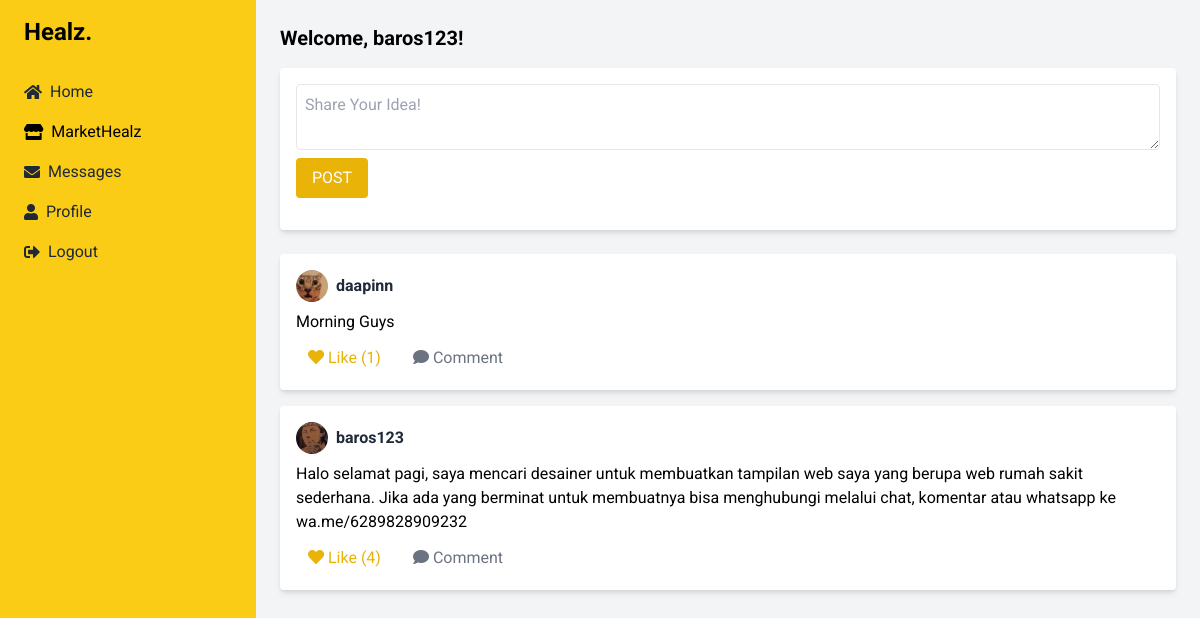
/dashboard.php (signed in), run on the app's committed database.
### tables this page shows
CREATE TABLE `posts` (
  `id` int(11) NOT NULL,
  `user_id` int(11) NOT NULL,
  `content` text NOT NULL,
  `image` varchar(255) DEFAULT NULL,
  `created_at` timestamp NOT NULL DEFAULT CURRENT_TIMESTAMP
);

CREATE TABLE `users` (
  `id` int(11) NOT NULL,
  `username` varchar(50) NOT NULL,
  `email` varchar(100) NOT NULL,
  `password` varchar(255) NOT NULL,
  `profile_picture` varchar(255) DEFAULT NULL,
  `latitude` double DEFAULT NULL,
  `longitude` double DEFAULT NULL
);

### classes/Database.php (called while the page is built, shortened)
<?php
class Database {
    public $host = "localhost";
    public $user = "root";
    public $password = "";
    public $dbname = "healz_db";
    public $conn;
    public function __construct() {
        $this->conn = new mysqli($this->host, $this->user, $this->password, $this->dbname);
    }
    public function getConnection() {
        return $this->conn;
    }
}
?>

### classes/Post.php (called while the page is built, shortened)
<?php
require_once 'Database.php';
require_once 'Like.php';
class Post {
    private $conn;
    private $like;
    public function __construct() {
        $database = new Database();
        $this->conn = $database->getConnection();
        $this->like = new Like();
    }
    public function getAllPosts() {
        $sql = "SELECT posts.id, posts.content, posts.image, posts.user_id, users.username
                FROM posts
                JOIN users ON posts.user_id = users.id
                ORDER BY posts.id DESC";
        $result = $this->conn->query($sql);
        $posts = [];
        while ($row = $result->fetch_assoc()) {
            $row['like_count'] = $this->like->getLikeCount($row['id']);
            $row['image'] = $row['image'] ? $row['image'] : null;
            $posts[] = $row;
        }
        return $posts;
    }
}

### classes/Like.php (called while the page is built, shortened)
<?php
require_once 'Database.php';
class Like {
    private $conn;
    public function __construct() {
        $database = new Database();
        $this->conn = $database->getConnection();
    }
public function getLikeCount($postId) {
    $stmt = $this->conn->prepare("SELECT COUNT(*) as like_count FROM likes WHERE post_id = ?");
    $stmt->bind_param("i", $postId);
    $stmt->execute();
    $result = $stmt->get_result();
    $data = $result->fetch_assoc();
    return $data['like_count'];
}
}
?>

### classes/User.php (called while the page is built, shortened)
<?php
require_once 'Database.php';
class User {
    private $conn;
    public function __construct() {
        $database = new Database();
        $this->conn = $database->getConnection();
    }
    public function getUserId() {
        return $_SESSION['user_id'] ?? null;
    }
    public function getUserById($user_id) {
        $stmt = $this->conn->prepare("SELECT * FROM users WHERE id = ?");
        $stmt->bind_param("i", $user_id);
        $stmt->execute();
        $result = $stmt->get_result();
        $user = $result->fetch_assoc();
        return $user;
    }
    public function getProfilePicture($user_id) {
        $stmt = $this->conn->prepare("SELECT profile_picture FROM users WHERE id = ?");
        $stmt->bind_param("i", $user_id);
        $stmt->execute();
        $result = $stmt->get_result();
        $user = $result->fetch_assoc();
        return $user['profile_picture'] ?? 'default_profile.png';
    }
}
?>

### public/dashboard.php (the view, shortened to what this page needs)
<?php
require_once '../classes/Database.php';
require_once '../classes/User.php';
require_once '../classes/Post.php';
require_once '../classes/Like.php';
$user = new User();
$post = new Post();
$like = new Like();
if ($user->isLoggedIn()) {
    $user_id = $user->getUserId();
    $profile_picture = $user->getProfilePicture($user_id);
    $user_data = $user->getUserById($user_id);
} else {
    header('Location: login.php');
}
$posts = $post->getAllPosts();
?>
<!DOCTYPE html>
<html lang="en">
<head>
    <script src="https://cdn.tailwindcss.com"></script>
    <link href="https://cdnjs.cloudflare.com/ajax/libs/font-awesome/5.15.3/css/all.min.css" rel="stylesheet">
</head>
<body class="bg-gray-100">
    <div class="flex">
        <div class="bg-yellow-400 w-64 min-h-screen p-4 hidden md:block">
            <div class="text-2xl font-bold ml-2 mb-8">Healz.</div>
            <nav class="space-y-4">
                <a class="flex items-center ml-2 space-x-2 text-gray-800 hover:text-gray-600" href="dashboard.php">
                    <i class="fas fa-home"></i> <span>Home</span>
                </a>
                <a class="flex items-center ml-2 space-x-2 hover:text-gray-600" href="markethealz.php">
                    <i class="fas fa-store"></i> <span>MarketHealz</span>
                </a>
                <a class="flex items-center ml-2 space-x-2 text-gray-800 hover:text-gray-600" href="messages.php">
                    <i class="fas fa-envelope"></i> <span>Messages</span>
                </a>
                <a class="flex items-center ml-2 space-x-2 text-gray-800 hover:text-gray-600" href="profile.php">
                    <i class="fas fa-user"></i> <span>Profile</span>
                </a>
                <a class="flex items-center ml-2 space-x-2 text-gray-800 hover:text-red-800" href="../actions/logout.php">
                    <i class="fas fa-sign-out-alt"></i> <span>Logout</span>
                </a>
            </nav>
        </div>
        <div class="flex-1 p-6">
            <h2 class="text-xl font-bold mb-4">
                Welcome, <?= isset($_SESSION['username']) ? htmlspecialchars($_SESSION['username']) : 'Guest'; ?>!
            </h2>
            <div class="bg-white p-4 rounded shadow-md mb-4">
                <form id="postForm" enctype="multipart/form-data">
                    <textarea name="content" class="w-full p-2 border rounded" placeholder="Share Your Idea!" required></textarea>
                    <div class="flex items-center justify-between mt-2">
                        <button type="submit" class="bg-yellow-500 text-white px-4 py-2 rounded">POST</button>
                    </div>
                </form>
            </div>
            <div class="container mt-6">
                <?php foreach ($posts as $row): ?>
    <div class="bg-white p-4 rounded shadow-md mb-4">
        <div class="flex items-center space-x-2 mb-2">
            <?php
                $profile_picture = $user->getProfilePicture($row['user_id']);
            ?>
            <img src="../uploads/<?= htmlspecialchars($profile_picture); ?>" alt="User Profile Picture" class="w-8 h-8 rounded-full">
            <span class="font-bold text-gray-800"><?= htmlspecialchars($row['username']); ?></span>
        </div>
        <p><?= htmlspecialchars($row['content']); ?></p>
        <div class="actions mt-2 flex space-x-2">
            <button class="text-yellow-500 px-3 py-1 rounded like-btn" data-postid="<?= $row['id']; ?>">
                <i class="fas fa-heart"></i> Like (<span id="like-count-<?= $row['id']; ?>"><?= $like->getLikeCount($row['id']); ?></span>)
            </button>
            <button class="text-gray-500 px-3 py-1 rounded comment-btn" data-postid="<?= $row['id']; ?>">
                <i class="fas fa-comment"></i> Comment
            </button>
        </div>
    </div>
<?php endforeach; ?>
            </div>
        </div>
    </div>
</body>
</html>

### public/dashboard.php (style rules this page uses)
body { font-family: "Roboto", sans-serif; background-color: #f8f9fa; }

### data on the page
posts: user.profile_picture (picture), user.username "daapinn", content "Morning Guys", LikeCount "1"
posts: user.profile_picture (picture), user.username "baros123", content "Halo selamat pagi, saya mencari desainer untuk membuatkan tampilan web saya yang berupa web rumah sakit sederhana. Jika ada yang berminat untuk membuatnya bisa menghubungi melalui chat, komentar atau whatsapp ke wa.me/6289828909232", LikeCount "4"

### other printed values
$_SESSION['username'] "baros123"
